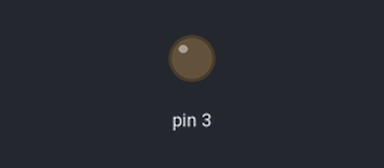
Recording of a sketch running on a simulated Arduino Uno, built with avr-gcc and run on an emulated ATmega328P. Parts: output pins drawn as LEDs (lit = HIGH).

Above: at 0.15 s.
At 39.84 s:
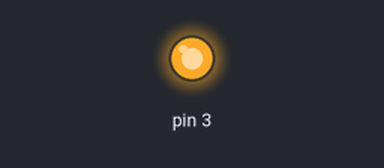
Timing chart, 0 to 40.0 s (numbered marks = the images above):
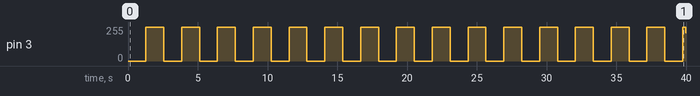

Measured:
- by itself, pin 3: 0/255 → 255/255 at 1.3 s, → 0/255 1.3 s later, → 255/255 1.3 s later, → 0/255 1.3 s later, … (32 changes in this stretch)

The sketch:

sketch_sep9c.ino
```cpp
int d = 5;
void setup() {
    pinMode (3, OUTPUT);
}

void loop() {
    for (int a = 0; a < 256; a ++){
        analogWrite (3, a);
        delay (d);
    }
    for (int a = 255 ; a >= 0; a--){
        analogWrite(3, a);
        delay(d);
    }
}
```
